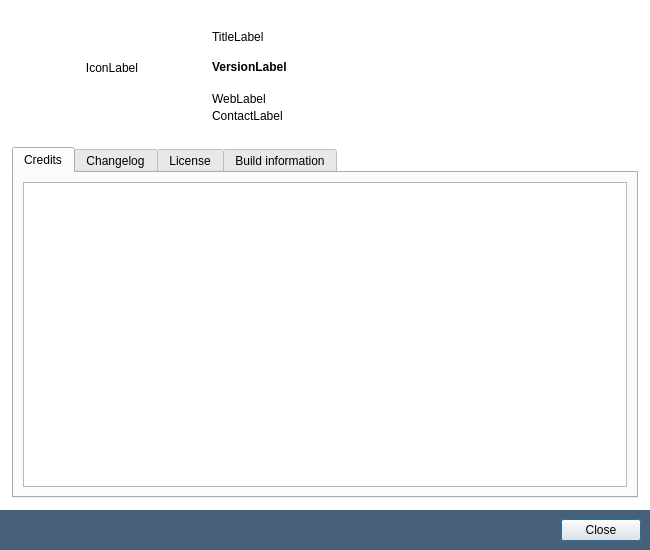
<?xml version="1.0" encoding="UTF-8"?>
<ui version="4.0">
 <class>AboutDialog</class>
 <widget class="QDialog" name="AboutDialog">
  <property name="windowModality">
   <enum>Qt::ApplicationModal</enum>
  </property>
  <property name="geometry">
   <rect>
    <x>0</x>
    <y>0</y>
    <width>650</width>
    <height>550</height>
   </rect>
  </property>
  <property name="sizePolicy">
   <sizepolicy hsizetype="Fixed" vsizetype="Fixed">
    <horstretch>0</horstretch>
    <verstretch>0</verstretch>
   </sizepolicy>
  </property>
  <property name="minimumSize">
   <size>
    <width>650</width>
    <height>550</height>
   </size>
  </property>
  <property name="maximumSize">
   <size>
    <width>650</width>
    <height>550</height>
   </size>
  </property>
  <property name="baseSize">
   <size>
    <width>650</width>
    <height>470</height>
   </size>
  </property>
  <property name="windowTitle">
   <string notr="true">Dialog</string>
  </property>
  <property name="styleSheet">
   <string notr="true">QDialog {background-color : white;}</string>
  </property>
  <layout class="QVBoxLayout" name="verticalLayout" stretch="0,0,0">
   <property name="spacing">
    <number>0</number>
   </property>
   <property name="leftMargin">
    <number>0</number>
   </property>
   <property name="topMargin">
    <number>0</number>
   </property>
   <property name="rightMargin">
    <number>0</number>
   </property>
   <property name="bottomMargin">
    <number>0</number>
   </property>
   <item>
    <layout class="QHBoxLayout" name="horizontalLayout">
     <property name="leftMargin">
      <number>12</number>
     </property>
     <property name="topMargin">
      <number>12</number>
     </property>
     <property name="rightMargin">
      <number>12</number>
     </property>
     <property name="bottomMargin">
      <number>12</number>
     </property>
     <item>
      <widget class="QLabel" name="IconLabel">
       <property name="minimumSize">
        <size>
         <width>200</width>
         <height>0</height>
        </size>
       </property>
       <property name="maximumSize">
        <size>
         <width>200</width>
         <height>16777215</height>
        </size>
       </property>
       <property name="text">
        <string notr="true">IconLabel</string>
       </property>
       <property name="alignment">
        <set>Qt::AlignCenter</set>
       </property>
      </widget>
     </item>
     <item>
      <layout class="QVBoxLayout" name="InfosLayout" stretch="0,0,0,0,0">
       <property name="spacing">
        <number>3</number>
       </property>
       <property name="topMargin">
        <number>5</number>
       </property>
       <item>
        <widget class="QLabel" name="TitleLabel">
         <property name="sizePolicy">
          <sizepolicy hsizetype="Preferred" vsizetype="Minimum">
           <horstretch>0</horstretch>
           <verstretch>0</verstretch>
          </sizepolicy>
         </property>
         <property name="minimumSize">
          <size>
           <width>0</width>
           <height>40</height>
          </size>
         </property>
         <property name="maximumSize">
          <size>
           <width>16777215</width>
           <height>40</height>
          </size>
         </property>
         <property name="baseSize">
          <size>
           <width>0</width>
           <height>40</height>
          </size>
         </property>
         <property name="text">
          <string notr="true">TitleLabel</string>
         </property>
        </widget>
       </item>
       <item>
        <widget class="QLabel" name="VersionLabel">
         <property name="font">
          <font>
           <weight>75</weight>
           <bold>true</bold>
          </font>
         </property>
         <property name="text">
          <string notr="true">VersionLabel</string>
         </property>
        </widget>
       </item>
       <item>
        <spacer name="verticalSpacer">
         <property name="orientation">
          <enum>Qt::Vertical</enum>
         </property>
         <property name="sizeType">
          <enum>QSizePolicy::Fixed</enum>
         </property>
         <property name="sizeHint" stdset="0">
          <size>
           <width>20</width>
           <height>15</height>
          </size>
         </property>
        </spacer>
       </item>
       <item>
        <widget class="openfluid::ui::common::ClickableLabel" name="WebLabel">
         <property name="text">
          <string notr="true">WebLabel</string>
         </property>
        </widget>
       </item>
       <item>
        <widget class="openfluid::ui::common::ClickableLabel" name="ContactLabel">
         <property name="text">
          <string notr="true">ContactLabel</string>
         </property>
         <property name="textInteractionFlags">
          <set>Qt::LinksAccessibleByMouse|Qt::TextSelectableByKeyboard|Qt::TextSelectableByMouse</set>
         </property>
        </widget>
       </item>
      </layout>
     </item>
    </layout>
   </item>
   <item>
    <layout class="QVBoxLayout" name="verticalLayout_2">
     <property name="leftMargin">
      <number>12</number>
     </property>
     <property name="topMargin">
      <number>12</number>
     </property>
     <property name="rightMargin">
      <number>12</number>
     </property>
     <property name="bottomMargin">
      <number>12</number>
     </property>
     <item>
      <widget class="QTabWidget" name="ContentTabWidget">
       <property name="currentIndex">
        <number>0</number>
       </property>
       <widget class="QWidget" name="CreditsTab">
        <attribute name="title">
         <string>Credits</string>
        </attribute>
        <layout class="QVBoxLayout" name="verticalLayout_3">
         <item>
          <widget class="QTextEdit" name="CreditsEdit">
           <property name="readOnly">
            <bool>true</bool>
           </property>
          </widget>
         </item>
        </layout>
       </widget>
       <widget class="QWidget" name="ChangelogTab">
        <attribute name="title">
         <string>Changelog</string>
        </attribute>
        <layout class="QVBoxLayout" name="verticalLayout_4">
         <item>
          <widget class="QTextEdit" name="ChangelogEdit">
           <property name="readOnly">
            <bool>true</bool>
           </property>
          </widget>
         </item>
        </layout>
       </widget>
       <widget class="QWidget" name="LicenceTab">
        <attribute name="title">
         <string>License</string>
        </attribute>
        <layout class="QVBoxLayout" name="verticalLayout_5">
         <item>
          <widget class="QTextEdit" name="LicenseEdit">
           <property name="readOnly">
            <bool>true</bool>
           </property>
          </widget>
         </item>
        </layout>
       </widget>
       <widget class="QWidget" name="BuildInfoTab">
        <attribute name="title">
         <string>Build information</string>
        </attribute>
        <layout class="QVBoxLayout" name="verticalLayout_6">
         <item>
          <widget class="QTextEdit" name="BuildInfoEdit">
           <property name="readOnly">
            <bool>true</bool>
           </property>
          </widget>
         </item>
        </layout>
       </widget>
      </widget>
     </item>
    </layout>
   </item>
   <item>
    <widget class="QFrame" name="BottomFrame">
     <property name="maximumSize">
      <size>
       <width>16777215</width>
       <height>60</height>
      </size>
     </property>
     <property name="styleSheet">
      <string notr="true">QFrame#BottomFrame {background-color: rgb(71,97,123);}</string>
     </property>
     <property name="frameShape">
      <enum>QFrame::NoFrame</enum>
     </property>
     <property name="frameShadow">
      <enum>QFrame::Plain</enum>
     </property>
     <property name="lineWidth">
      <number>0</number>
     </property>
     <layout class="QHBoxLayout" name="horizontalLayout_2">
      <item>
       <widget class="QDialogButtonBox" name="ButtonBox">
        <property name="minimumSize">
         <size>
          <width>350</width>
          <height>0</height>
         </size>
        </property>
        <property name="styleSheet">
         <string notr="true"/>
        </property>
        <property name="standardButtons">
         <set>QDialogButtonBox::Close</set>
        </property>
       </widget>
      </item>
     </layout>
    </widget>
   </item>
  </layout>
 </widget>
 <customwidgets>
  <customwidget>
   <class>openfluid::ui::common::ClickableLabel</class>
   <extends>QLabel</extends>
   <header location="global">openfluid/ui/common/ClickableLabel.hpp</header>
  </customwidget>
 </customwidgets>
 <resources/>
 <connections/>
</ui>
